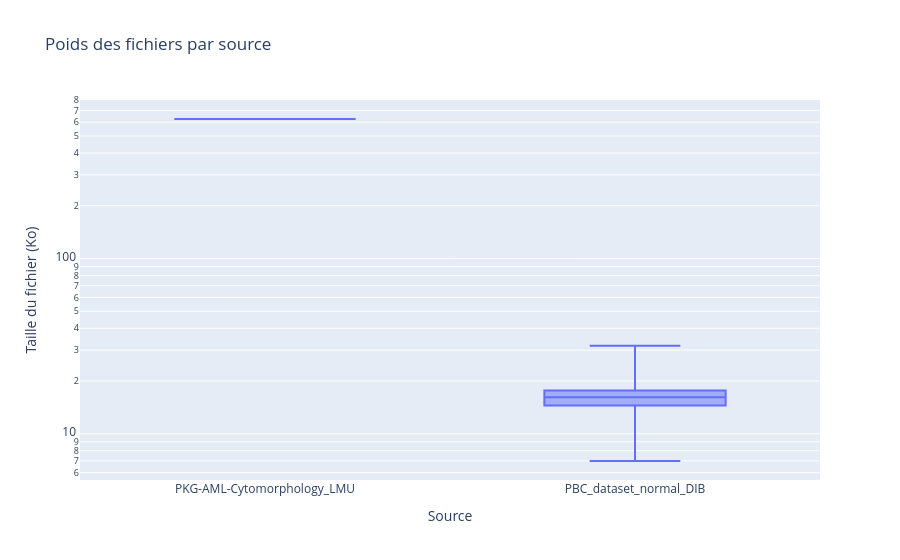

The notebook cell this image was saved under:
### Code cell
df_plot = df.copy()
df_plot["file_size_kb"] = df_plot["file_size"] / 1024

fig = px.box(
    df_plot,
    x="source",
    y="file_size_kb",
    points=False,
    log_y=True,
    title="Poids des fichiers par source",
    labels={
        "source": "Source",
        "file_size_kb": "Taille du fichier (Ko)"
    }
)

fig.show()

### Figure 1 — Plotly figure (JSON) as saved in the notebook; plotly's stock layout.template omitted (floating-point values rounded to 4 significant figures; data arrays with more than 128 entries replaced by an {"elided": "..."} marker saying what was removed)
{"data": [{"alignmentgroup": "True", "boxpoints": false, "hovertemplate": "Source=%{x}<br>Taille du fichier (Ko)=%{y}<extra></extra>", "legendgroup": "", "marker": {"color": "#636efa"}, "name": "", "notched": false, "offsetgroup": "", "orientation": "v", "showlegend": false, "type": "box", "x": {"elided": "35457 str values"}, "x0": " ", "xaxis": "x", "y": {"elided": "35457 float values"}, "y0": " ", "yaxis": "y"}], "layout": {"boxmode": "group", "legend": {"tracegroupgap": 0}, "title": {"text": "Poids des fichiers par source"}, "xaxis": {"anchor": "y", "domain": [0, 1], "title": {"text": "Source"}}, "yaxis": {"anchor": "x", "domain": [0, 1], "title": {"text": "Taille du fichier (Ko)"}, "type": "log"}}}
